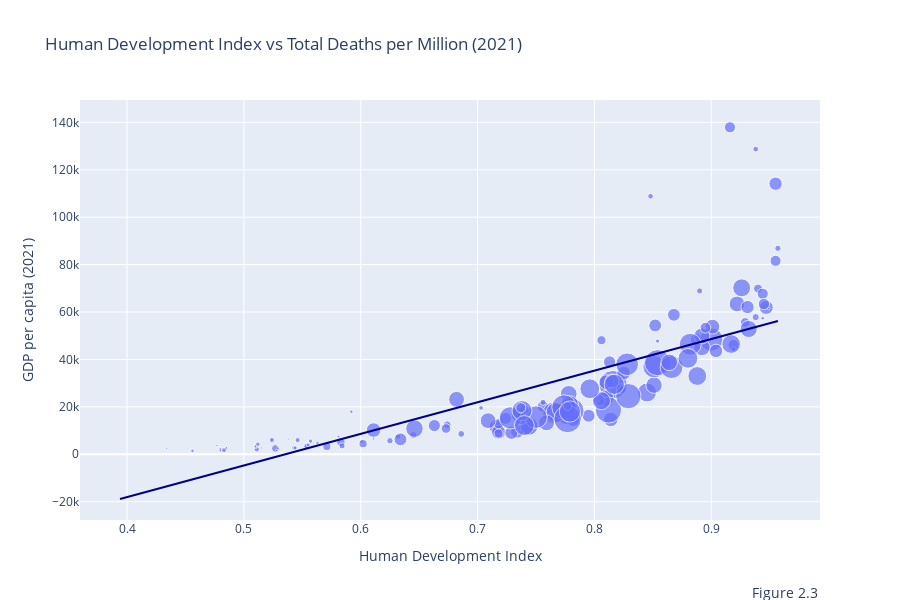

Notebook code cell kept with this figure:
### Markdown cell above
#### Argument 3: 
**Countries with a lower Human development index, still managed the pandemic better than than countries with a high development index**

The Human Development Index(HDI) is a measure of human development, countries with a lower GDP per capita tend to have a lower HDI. We went to show that eventough a country might be less developed than a richer country, it still could manage the pandemic more effectively despite not having the same resources. We visualise this by using a bubble scatterplot containing the HDI on the x-axis, GDP per capita on the y-axis and the size being the total mortality count.

### Code cell
import pandas as pd
import plotly.express as px

# Read the datasets
covid_df = pd.read_csv('owid-covid-data.csv')
gdp_df = pd.read_csv('GDP-data.csv', skiprows=4)

# Convert 'date' column to datetime
covid_df['date'] = pd.to_datetime(covid_df['date'])

# Extract data for 2021 and 2020
covid_2021_df = covid_df[covid_df['date'].dt.year == 2021]
covid_2020_df = covid_df[covid_df['date'].dt.year == 2020]

# Find the last available date for each location in 2021 and 2020
last_dates_2021 = covid_2021_df.groupby('location')['date'].idxmax()
last_dates_2020 = covid_2020_df.groupby('location')['date'].idxmax()

# Filter the dataframe to only include rows with the last available date for each location
covid_last_2021 = covid_2021_df.loc[last_dates_2021]
covid_last_2020 = covid_2020_df.loc[last_dates_2020]

# Select required columns
covid_deaths_2021 = covid_last_2021[['location', 'total_deaths_per_million']]
covid_deaths_2020 = covid_last_2020[['location', 'total_deaths_per_million']]

# Merge 2020 and 2021 data on location
covid_deaths = pd.merge(covid_deaths_2021, covid_deaths_2020, on='location', suffixes=('_2021', '_2020'))

# Calculate the difference in total deaths per million between 2021 and 2020
covid_deaths['total_deaths_per_million_2021'] = covid_deaths['total_deaths_per_million_2021'] - covid_deaths['total_deaths_per_million_2020']

# Preprocess GDP data
gdp_df = gdp_df.rename(columns={'Country Name': 'location'})

# Merge GDP data with COVID data
df = pd.merge(gdp_df, covid_deaths, on='location', how='inner')

# Add other required columns from the covid_last_2021 data
other_columns = covid_last_2021[['location', 'continent', 'median_age', 'people_vaccinated_per_hundred', 'total_tests_per_thousand', 'human_development_index', 'population_density', 'icu_patients_per_million']]
df = pd.merge(df, other_columns, on='location', how='inner')

# Handle NaN values in the '2021' (GDP per capita) column
df['2021'] = df['2021'].replace('..', float('nan')).astype(float)
df = df.dropna(subset=['2021', 'total_deaths_per_million_2021'])

fig4 = px.scatter(
    df,
    x="human_development_index",
    y="2021",
    size="total_deaths_per_million_2021",
    hover_name="location",
    trendline='ols',
    trendline_color_override='darkblue',
    title="Human Development Index vs Total Deaths per Million (2021)",
    labels={
        "human_development_index": "Human Development Index",
        "2021": "GDP per capita (2021)"
    },
    height=600
)
fig4.add_annotation(text="Figure 2.3", xref="paper", yref="paper", x=1, y=-0.2, showarrow=False, align="center", font=dict(size=14))

### Figure 1 — Plotly figure (JSON) as saved in the notebook; plotly's stock layout.template omitted (floating-point values rounded to 4 significant figures; data arrays with more than 128 entries replaced by an {"elided": "..."} marker saying what was removed)
{"data": [{"hovertemplate": "<b>%{hovertext}</b><br><br>Human Development Index=%{x}<br>GDP per capita (2021)=%{y}<br>total_deaths_per_million_2021=%{marker.size}<extra></extra>", "hovertext": {"elided": "163 str values"}, "legendgroup": "", "marker": {"color": "#636efa", "size": {"elided": "163 float values"}, "sizemode": "area", "sizeref": 8.628, "symbol": "circle"}, "mode": "markers", "name": "", "orientation": "v", "showlegend": false, "type": "scatter", "x": {"elided": "163 float values"}, "xaxis": "x", "y": {"elided": "163 float values"}, "yaxis": "y"}, {"hovertemplate": "<b>OLS trendline</b><br>2021 = 133369 * human_development_index + -71410.8<br>R<sup>2</sup>=0.622125<br><br>Human Development Index=%{x}<br>GDP per capita (2021)=%{y} <b>(trend)</b><extra></extra>", "legendgroup": "", "line": {"color": "darkblue"}, "marker": {"color": "#636efa", "symbol": "circle"}, "mode": "lines", "name": "", "showlegend": false, "type": "scatter", "x": {"elided": "147 float values"}, "xaxis": "x", "y": {"elided": "147 float values"}, "yaxis": "y"}], "layout": {"annotations": [{"align": "center", "font": {"size": 14}, "showarrow": false, "text": "Figure 2.3", "x": 1, "xref": "paper", "y": -0.2, "yref": "paper"}], "height": 600, "legend": {"itemsizing": "constant", "tracegroupgap": 0}, "title": {"text": "Human Development Index vs Total Deaths per Million (2021)"}, "xaxis": {"anchor": "y", "domain": [0, 1], "title": {"text": "Human Development Index"}}, "yaxis": {"anchor": "x", "domain": [0, 1], "title": {"text": "GDP per capita (2021)"}}}}
